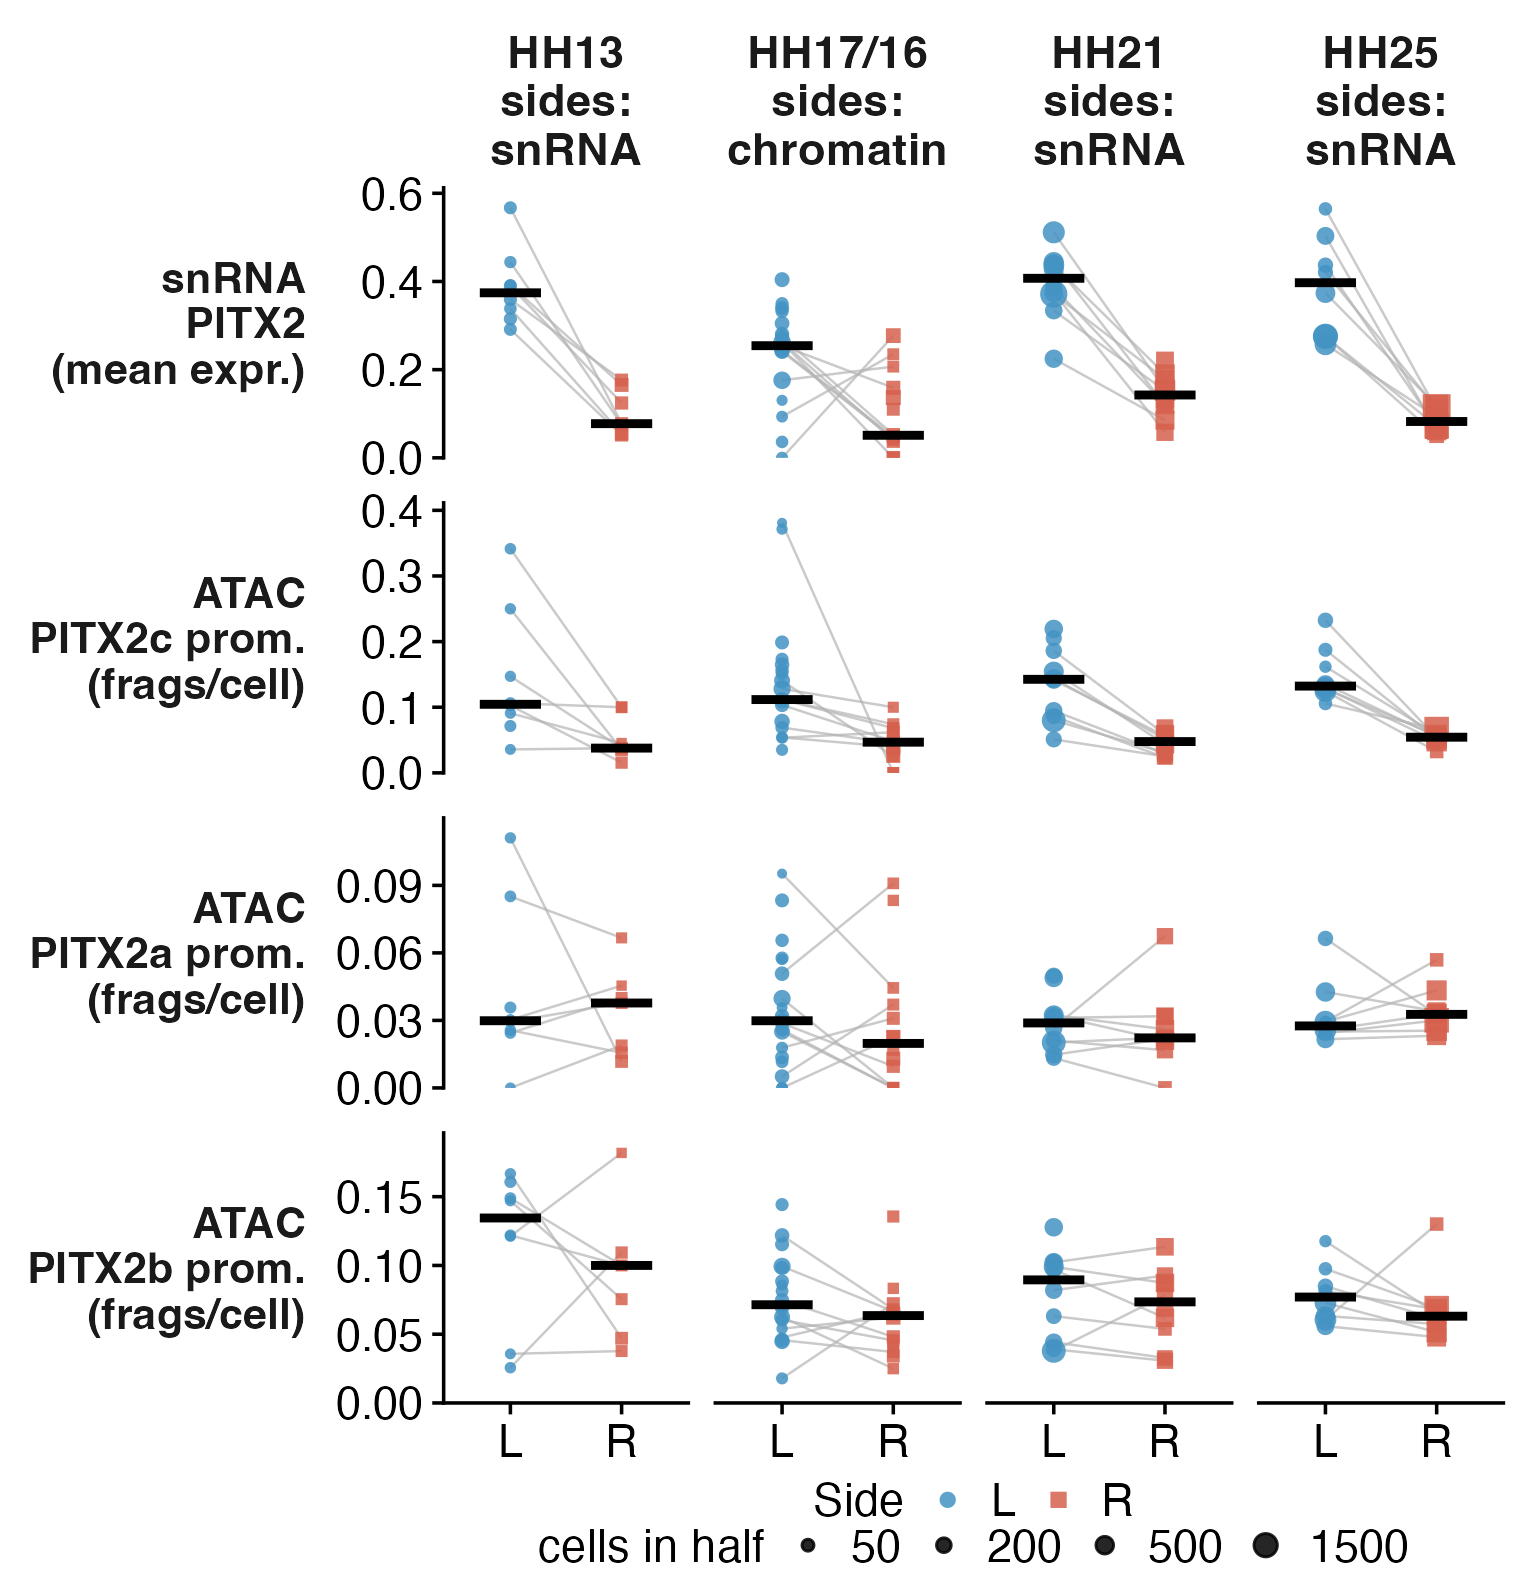

Write the R code that produced this figure.
#!/usr/bin/env Rscript
# fig03 panel A — the PITX2-locus signal per embryo-half (RNA + isoform chromatin)
# that DEFINES the L/R sides, shown as individual pseudobulks.
#
# Four rows, four stages (HH13 / HH17/16 / HH21 / HH25); each point = one
# embryo-half; paired halves of the same bisected embryo connected by a grey
# segment; L = blue circle, R = red square; black bar = median; point size = cells
# in the half.  Rows (top -> bottom):
#   1. snRNA PITX2 level        (mean expression; lr_inference_multiome pitx2_mean)
#   2. PITX2c promoter ATAC      (fragments / cell; the side-defining signal)
#   3. PITX2a promoter ATAC      (within-locus control)
#   4. PITX2b promoter ATAC      (within-locus control)
#
# The juxtaposition is the figure's opening argument: ONLY PITX2c (RNA + its own
# promoter chromatin) bisects each embryo decisively, and it does so most clearly
# at HH17/16 — exactly where the snRNA laterality signal is weak (figS02D). PITX2a/b
# promoters stay bilateral (controls). The per-stage strip carries the side-source:
#   * HH13 / HH21 / HH25: side assigned by the snRNA 4-metric inference (d2l) — so
#     the ATAC separation is CROSS-MODAL corroboration (snRNA defines, chromatin
#     confirms).
#   * HH17/16: snRNA weak -> side assigned by the chromatin PITX2c inference (d2n);
#     panel A's PITX2c row at this stage IS the side-defining signal (no independent
#     p-value reported — quantification + per-stage stats live in figS03 panel H).
#
# Data (both already on-branch):
#   figures/data/step_f5_pitx2_region_counts.tsv  (ATAC c/a/b promoter frags/cell)
#   figures/data/lr_inference_multiome.tsv        (snRNA pitx2_mean per half)
#
# Render (duckfig):
#   conda run -n duckfig Rscript figures/fig03/panel_A_pitx2c_signal.R
suppressPackageStartupMessages({
  library(ggplot2); library(dplyr); library(tidyr)
})

HERE   <- "figures/fig03"
F      <- "figures/data"
source("figures/_shared/colors.R")

MIN_CELLS <- 20
STAGES    <- c("HH13", "HH17/16", "HH21", "HH25")
# (two-line side-source tag so the strip fits its facet at print size)
SIDE_SRC  <- c("HH13"="sides:\nsnRNA", "HH17/16"="sides:\nchromatin",
               "HH21"="sides:\nsnRNA", "HH25"="sides:\nsnRNA")
# rows: snRNA PITX2 then the three isoform promoters (c first; a/b = controls)
# (3-line horizontal row strips: rotated strips did not fit the print-size rows)
MEASURES  <- c("snRNA\nPITX2\n(mean expr.)",
               "ATAC\nPITX2c prom.\n(frags/cell)",
               "ATAC\nPITX2a prom.\n(frags/cell)",
               "ATAC\nPITX2b prom.\n(frags/cell)")
REGION_TO_MEASURE <- c(PITX2c_promoter = MEASURES[2],
                       PITX2a_promoter = MEASURES[3],
                       PITX2b_promoter = MEASURES[4])

side_cols   <- get_palette("lateral", labels = c("L", "R"))
side_shapes <- c("L" = 16, "R" = 15)

# ── ATAC rows: PITX2c/a/b promoter fragments per cell (f5) ──────────────────
atac <- read.delim(file.path(F, "step_f5_pitx2_region_counts.tsv"),
                   stringsAsFactors = FALSE, check.names = FALSE) |>
  filter(region %in% names(REGION_TO_MEASURE), n_cells >= MIN_CELLS) |>
  transmute(genotype, library = library_d2l, side, stage,
            measure = REGION_TO_MEASURE[region],
            value = frags_per_cell, npool = n_cells)

# ── snRNA row: PITX2 mean expression per the SAME embryo-halves (lr_inference) ─
lr <- read.delim(file.path(F, "lr_inference_multiome.tsv"),
                 stringsAsFactors = FALSE, check.names = FALSE) |>
  filter(!is.na(pitx2_mean)) |>
  distinct(genotype, library_m, .keep_all = TRUE) |>
  select(genotype, library_m, pitx2_mean, n_inference)

halves <- atac |> distinct(genotype, library, side, stage)

# f5 carries its own copy of each half's side, written when f5 last ran on the
# cluster.  It must agree with the canonical sidecar this panel joins on, or the
# panel draws stale sides (e.g. an f5 from before the lane-loading-record correction
# draws the tube-17-B duplicate as an L/R pair).  Every f5 half is checked:
#   * plain library label: the sidecar row exists, is NOT same_side_dup (a
#     duplicate must arrive as one pooled "<libA>+<libB>" sample), same side;
#   * pooled "<libA>+<libB>" label: every part is a same_side_dup sidecar row on
#     the same side.
# Any disagreement stops the render; the fix is an f5 rerun, not an override.
FIRMNESS_ALPHABET <- c("direct", "placement", "singleton_rank", "weak", "same_side_dup")
side_ref <- read.delim(file.path(F, "lr_inference_multiome.tsv"),
                       stringsAsFactors = FALSE, check.names = FALSE) |>
  select(genotype, library_m, firmness, inferred_side)
unknown_firm <- setdiff(unique(side_ref$firmness), FIRMNESS_ALPHABET)
if (length(unknown_firm))
  stop("lr_inference_multiome.tsv firmness value(s) outside {",
       paste(FIRMNESS_ALPHABET, collapse = ", "), "}: ", paste(unknown_firm, collapse = ", "))
if (anyDuplicated(side_ref[, c("genotype", "library_m")]))
  stop("lr_inference_multiome.tsv has duplicate (genotype, library_m) rows")
f5_halves <- read.delim(file.path(F, "step_f5_pitx2_region_counts.tsv"),
                        stringsAsFactors = FALSE, check.names = FALSE) |>
  filter(region %in% names(REGION_TO_MEASURE)) |>
  distinct(genotype, library = library_d2l, side)
side_problems <- character(0)
for (i in seq_len(nrow(f5_halves))) {
  g <- f5_halves$genotype[i]; lib <- f5_halves$library[i]; s <- f5_halves$side[i]
  pooled <- grepl("+", lib, fixed = TRUE)
  parts <- if (pooled) strsplit(lib, "+", fixed = TRUE)[[1]] else lib
  for (p in parts) {
    ref <- side_ref[side_ref$genotype == g & side_ref$library_m == p, ]
    what <- sprintf("%s %s (f5 side %s)", g, lib, s)
    if (nrow(ref) == 0) {
      side_problems <- c(side_problems, sprintf("%s: no sidecar row for %s", what, p))
    } else if (pooled && ref$firmness != "same_side_dup") {
      side_problems <- c(side_problems, sprintf("%s: pooled label but %s is %s, not same_side_dup",
                                                what, p, ref$firmness))
    } else if (!pooled && ref$firmness == "same_side_dup") {
      side_problems <- c(side_problems, sprintf("%s: sidecar marks it same_side_dup, so f5 must pool its libraries",
                                                what))
    } else if (ref$inferred_side != s) {
      side_problems <- c(side_problems, sprintf("%s: sidecar side for %s is %s",
                                                what, p, ref$inferred_side))
    }
  }
}
if (length(side_problems))
  stop("step_f5_pitx2_region_counts.tsv disagrees with lr_inference_multiome.tsv on ",
       length(side_problems), " embryo-half check(s); f5 predates the current sidecar, rerun f5 ",
       "on the cluster:\n  ", paste(side_problems, collapse = "\n  "))

# A same-side duplicate (lane-loading-record split tube: ONE half sequenced in two
# libraries) is ONE f5 sample labelled "<libA>+<libB>" (figures/_shared/lr_firmness.py).
# Its snRNA value is the pooled mean over both libraries' inference-pool nuclei
# (weights = snRNA nuclei per library, d2l n_inference); npool sums the sidecar counts.
merged <- unique(halves$library[grepl("+", halves$library, fixed = TRUE)])
if (length(merged)) {
  d2l_n <- read.delim(file.path(F, "d2l_lr_inference.tsv"), stringsAsFactors = FALSE,
                      check.names = FALSE) |>
    select(genotype, library_m, n_rna = n_inference)
  pooled <- halves |> filter(library %in% merged) |> distinct(genotype, library) |>
    rowwise() |>
    mutate(parts = list(strsplit(library, "+", fixed = TRUE)[[1]])) |>
    ungroup()
  pooled_rows <- lapply(seq_len(nrow(pooled)), function(i) {
    g <- pooled$genotype[i]; parts <- pooled$parts[[i]]
    comp <- lr |> filter(genotype == g, library_m %in% parts) |>
      left_join(d2l_n, by = c("genotype", "library_m"))
    if (nrow(comp) != length(parts) || anyNA(comp$n_rna))
      stop("pooled half ", g, " ", pooled$library[i],
           ": snRNA rows/nuclei missing for its libraries")
    data.frame(genotype = g, library_m = pooled$library[i],
               pitx2_mean = weighted.mean(comp$pitx2_mean, comp$n_rna),
               n_inference = sum(comp$n_inference))
  })
  lr <- bind_rows(lr, do.call(rbind, pooled_rows))
}

snrna <- halves |>
  left_join(lr, by = c("genotype", "library" = "library_m"))
if (anyNA(snrna$pitx2_mean))
  stop("embryo-halves without an snRNA PITX2 value: ",
       paste(unique(paste(snrna$genotype, snrna$library)[is.na(snrna$pitx2_mean)]),
             collapse = ", "))
snrna <- snrna |>
  transmute(genotype, library, side, stage,
            measure = MEASURES[1], value = pitx2_mean, npool = n_inference)

df <- bind_rows(snrna, atac) |>
  filter(stage %in% STAGES) |>
  mutate(measure   = factor(measure, levels = MEASURES),
         side      = factor(side, levels = c("L", "R")),
         stage_lab = factor(sprintf("%s\n%s", stage, SIDE_SRC[stage]),
                            levels = sprintf("%s\n%s", STAGES, SIDE_SRC[STAGES])))

# paired segments: a genotype with BOTH halves in a (measure, stage)
pair_seg <- df |>
  group_by(measure, stage_lab, genotype) |>
  filter(all(c("L", "R") %in% side)) |>
  summarise(L = value[side == "L"][1], R = value[side == "R"][1], .groups = "drop")

p <- ggplot(df, aes(side, value)) +
  geom_segment(data = pair_seg, aes(x = "L", xend = "R", y = L, yend = R),
               inherit.aes = FALSE, colour = "grey70",
               linewidth = 0.28, alpha = 0.7) +
  geom_point(aes(colour = side, shape = side, size = npool), alpha = 0.85) +
  stat_summary(fun = median, geom = "crossbar", width = 0.55,
               linewidth = 0.4, colour = "black", show.legend = FALSE) +
  facet_grid(measure ~ stage_lab, scales = "free_y", switch = "y") +
  scale_colour_manual(values = side_cols, name = "Side") +
  scale_shape_manual(values = side_shapes, name = "Side") +
  scale_size_continuous(range = c(0.8, 2.8),
                        breaks = c(50, 200, 500, 1500), name = "cells in half") +
  scale_y_continuous(limits = c(0, NA),
                     expand = expansion(mult = c(0, 0.08))) +
  labs(x = NULL, y = NULL) +
  # PNAS final font pass (2026-10): rendered at 300 dpi on a 2/3-size canvas
  # (the compositor assumes 300 dpi) so the Fig 5 print factor is 0.653; fonts
  # are sized for >= 7 pt printed (ticks) / ~7.5-8 pt (strips).
  theme_classic(base_size = 11) +
  theme(strip.text.x = element_text(size = 11, face = "bold", lineheight = 0.88),
        strip.text.y.left = element_text(size = 10.4, face = "bold", angle = 0,
                                         hjust = 1, lineheight = 0.88),
        strip.background = element_blank(),
        strip.placement = "outside",
        axis.text.x = element_text(size = 11),
        axis.text.y = element_text(size = 10.8),
        axis.line = element_line(linewidth = 0.4),
        axis.ticks = element_line(linewidth = 0.4),
        legend.position = "bottom",
        legend.box = "vertical", legend.spacing.y = unit(0.02, "cm"),
        legend.text = element_text(size = 10.8),
        legend.title = element_text(size = 11),
        legend.key.size = unit(0.34, "cm"),
        legend.margin = margin(0, 0, 0, 0),
        legend.box.spacing = unit(0.1, "cm"),
        panel.spacing.x = unit(0.45, "lines"),
        panel.spacing.y = unit(0.75, "lines"),
        plot.margin = margin(3, 4, 2, 2))

out <- file.path(HERE, "panel_A_pitx2c_signal.png")
ggsave(out, p, width = 5.067, height = 5.25, dpi = 300)
cat("wrote", out, "\n")
